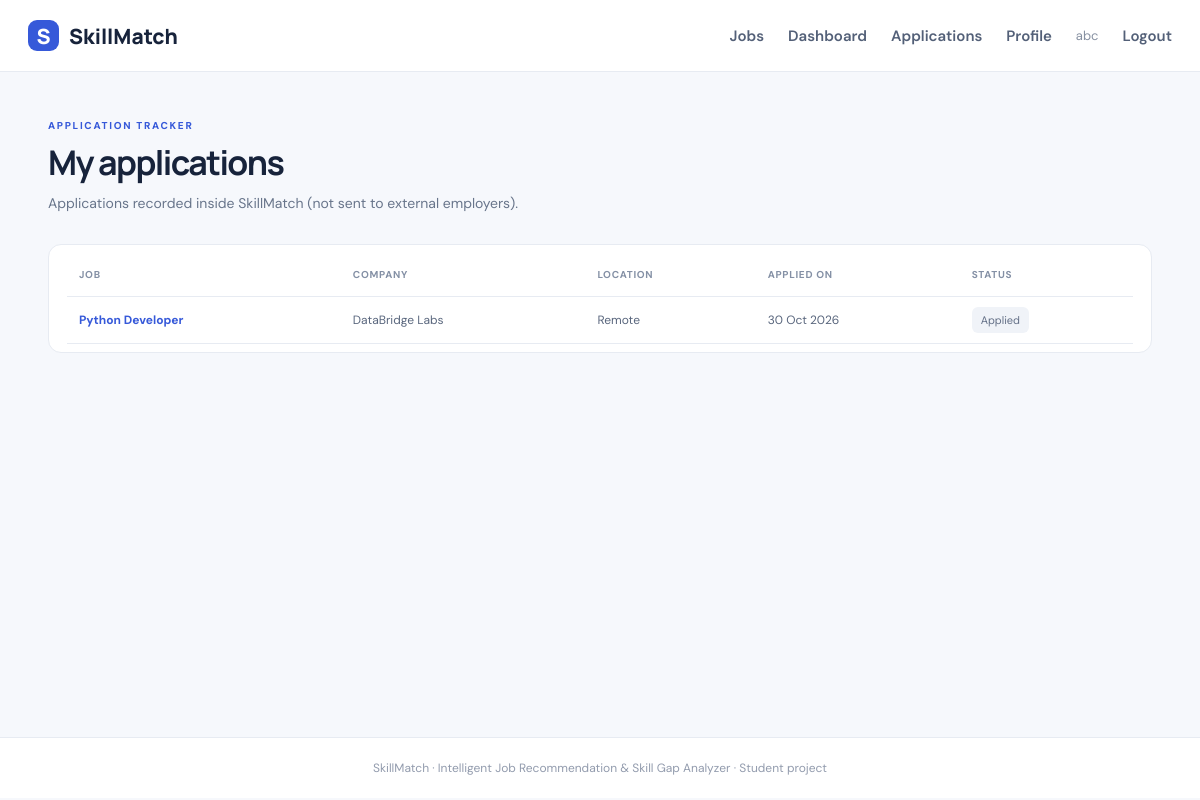
/applications (signed in), run on the app's committed database.
### tables this page shows
CREATE TABLE users (
    id INTEGER PRIMARY KEY AUTOINCREMENT,
    name TEXT NOT NULL,
    email TEXT NOT NULL UNIQUE,
    password_hash TEXT NOT NULL,
    education TEXT DEFAULT '',
    skills TEXT DEFAULT '',
    bio TEXT DEFAULT '',
    is_admin INTEGER DEFAULT 0
);

CREATE TABLE applications (
    id INTEGER PRIMARY KEY AUTOINCREMENT,
    user_id INTEGER NOT NULL REFERENCES users(id) ON DELETE CASCADE,
    job_id INTEGER NOT NULL REFERENCES jobs(id) ON DELETE CASCADE,
    status TEXT DEFAULT 'Applied',
    applied_on TEXT NOT NULL,
    UNIQUE(user_id, job_id)
);

CREATE TABLE jobs (
    id INTEGER PRIMARY KEY AUTOINCREMENT,
    title TEXT NOT NULL,
    company TEXT NOT NULL,
    location TEXT NOT NULL,
    skills TEXT NOT NULL,
    description TEXT NOT NULL,
    posted_on TEXT NOT NULL
);

### app.py (the view)
@app.route("/applications")
@login_required
def applications():
    rows = get_db().execute(
        "SELECT a.*, j.title, j.company, j.location FROM applications a "
        "JOIN jobs j ON j.id = a.job_id WHERE a.user_id=? ORDER BY a.id DESC", (g.user["id"],)).fetchall()
    return render_template("applications.html", apps=rows)

### app.py (called while the page is built)
def get_db():
    if "db" not in g:
        os.makedirs(os.path.dirname(DB_PATH), exist_ok=True)
        g.db = sqlite3.connect(DB_PATH)
        g.db.row_factory = sqlite3.Row
        g.db.execute("PRAGMA foreign_keys = ON")
    return g.db

@app.before_request
def load_user():
    uid = session.get("user_id")
    g.user = get_db().execute("SELECT * FROM users WHERE id=?", (uid,)).fetchone() if uid else None

def login_required(view):
    @wraps(view)
    def wrapper(*a, **kw):
        if g.user is None:
            flash("Please log in to continue.", "warning")
            return redirect(url_for("login"))
        return view(*a, **kw)
    return wrapper

### templates/applications.html (shortened to what this page needs)
{% extends "base.html" %}
{% block content %}
<div class="page-heading">
    <span class="eyebrow">APPLICATION TRACKER</span>
    <h1>My applications</h1>
    <p>Applications recorded inside SkillMatch (not sent to external employers).</p>
</div>
{% if apps %}
<div class="panel table-wrap">
    <table>
        <thead><tr><th>Job</th><th>Company</th><th>Location</th><th>Applied on</th><th>Status</th></tr></thead>
        <tbody>
        {% for a in apps %}
            <tr><td><a href="{{ url_for('job_details', job_id=a['job_id']) }}">{{ a['title'] }}</a></td><td>{{ a['company'] }}</td><td>{{ a['location'] }}</td><td>{{ a['applied_on'] }}</td><td><span class="status">{{ a['status'] }}</span></td></tr>
        {% endfor %}
        </tbody>
    </table>
</div>
{% else %}
<div class="empty-state"><h3>No applications yet</h3><p>Find a job that matches your skills and apply.</p><a class="btn primary" href="{{ url_for('jobs') }}">Browse jobs</a></div>
{% endif %}
{% endblock %}

### templates/base.html (shortened to what this page needs)
<!DOCTYPE html>
<html lang="en">
<head>
    <link rel="stylesheet" href="{{ url_for('static', filename='css/style.css') }}">
</head>
<body>
<nav class="navbar">
    <a class="brand" href="{{ url_for('index') }}"><span class="brand-mark">S</span>SkillMatch</a>
    <div class="navlinks">
        <a href="{{ url_for('jobs') }}">Jobs</a>
        {% if g.user %}
            <a href="{{ url_for('dashboard') }}">Dashboard</a>
            <a href="{{ url_for('applications') }}">Applications</a>
            <a href="{{ url_for('profile') }}">Profile</a>
            <span class="nav-user">{{ g.user['name'] }}</span>
            <a href="{{ url_for('logout') }}">Logout</a>
        {% else %}
            <a href="{{ url_for('login') }}">Login</a>
            <a class="nav-cta" href="{{ url_for('register') }}">Get started</a>
        {% endif %}
    </div>
</nav>
<main class="container">
    {% block content %}{% endblock %}
</main>
<footer>SkillMatch · Intelligent Job Recommendation &amp; Skill Gap Analyzer · Student project</footer>
</body>
</html>

### static/css/style.css (style rules this page uses)
:root { --ink:#17233b;--muted:#68758b;--line:#e7ebf2;--blue:#3659d9;--blue2:#2445bd;--bg:#f6f8fc;--green:#16845b }
* { box-sizing:border-box }
body { margin:0;background:var(--bg);color:var(--ink);font-family:'DM Sans',Arial,sans-serif;font-size:15px }
h1,h2,h3 { font-family:Manrope,Arial,sans-serif }
.navbar { height:72px;background:#fff;border-bottom:1px solid var(--line);display:flex;align-items:center;justify-content:space-between;padding:0 max(calc((100% - 1160px)/2),28px);position:sticky;top:0;z-index:5 }
.brand { font:800 21px Manrope,Arial,sans-serif;color:var(--ink);text-decoration:none;display:flex;align-items:center;gap:10px }
.brand-mark { background:var(--blue);color:#fff;width:31px;height:31px;border-radius:9px;display:grid;place-items:center }
.navlinks { display:flex;align-items:center;gap:24px }
.navlinks a { color:#536078;text-decoration:none;font-weight:600 }
.navlinks a:hover,.section-heading a,.form-bottom a,td a { color:var(--blue) }
.nav-user { color:#8791a2;font-size:13px }
.container { max-width:1160px;margin:0 auto;padding:42px 28px 70px;min-height:calc(100vh - 135px) }
footer { text-align:center;padding:22px;color:#929bad;font-size:12px;border-top:1px solid var(--line);background:#fff }
.eyebrow { font-size:10px;letter-spacing:1.7px;font-weight:800;color:var(--blue) }
h1 { font-size:43px;line-height:1.14;letter-spacing:-1.6px;margin:14px 0 }
.hero-copy>p,.page-heading>p { color:var(--muted);line-height:1.8;font-size:16px;max-width:570px }
.feature,.panel,.stat-card,.job-card { background:#fff;border:1px solid var(--line);border-radius:13px }
.page-heading { margin-bottom:28px }
.page-heading h1 { font-size:34px;margin:9px 0 }
.page-heading>p { font-size:14px;margin:5px 0 }
.detail-meta span,.status { background:#f0f3f8;color:#647087;padding:6px 9px;border-radius:6px;font-size:11px }
.table-wrap { overflow-x:auto;padding:8px 18px }
table { width:100%;border-collapse:collapse;text-align:left;font-size:12px }
th { color:#8490a5;font-size:10px;text-transform:uppercase;letter-spacing:.7px }
td,th { padding:15px 12px;border-bottom:1px solid var(--line) }
td { color:#59667d }
td a { font-weight:700;text-decoration:none }

### data on the page
users: user.name "abc"
applications: title "Python Developer", company "DataBridge Labs", location "Remote", applied_on "30 Oct 2026", status "Applied"
